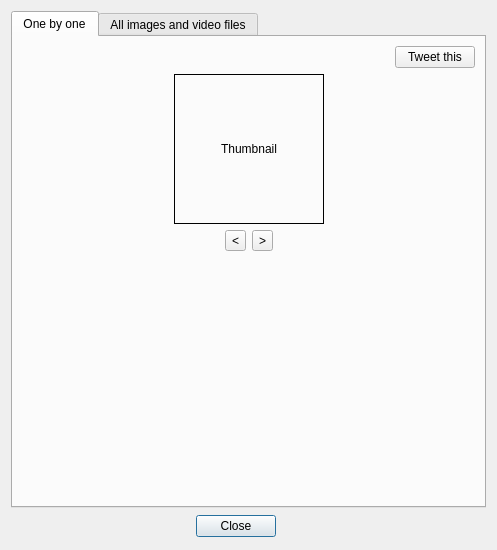
<?xml version="1.0" encoding="UTF-8"?>
<ui version="4.0">
 <class>ResultsWindow</class>
 <widget class="QDialog" name="ResultsWindow">
  <property name="geometry">
   <rect>
    <x>0</x>
    <y>0</y>
    <width>497</width>
    <height>482</height>
   </rect>
  </property>
  <property name="sizePolicy">
   <sizepolicy hsizetype="Preferred" vsizetype="Minimum">
    <horstretch>0</horstretch>
    <verstretch>0</verstretch>
   </sizepolicy>
  </property>
  <property name="windowTitle">
   <string>Uploaded files</string>
  </property>
  <layout class="QVBoxLayout" name="verticalLayout">
   <item>
    <widget class="QTabWidget" name="tabWidget">
     <property name="currentIndex">
      <number>0</number>
     </property>
     <widget class="QWidget" name="tab">
      <attribute name="title">
       <string>One by one</string>
      </attribute>
      <layout class="QVBoxLayout" name="verticalLayout_2">
       <item>
        <layout class="QHBoxLayout" name="horizontalLayout_6">
         <item>
          <spacer name="horizontalSpacer_5">
           <property name="orientation">
            <enum>Qt::Horizontal</enum>
           </property>
           <property name="sizeHint" stdset="0">
            <size>
             <width>40</width>
             <height>20</height>
            </size>
           </property>
          </spacer>
         </item>
         <item>
          <widget class="QPushButton" name="tweet">
           <property name="sizePolicy">
            <sizepolicy hsizetype="Maximum" vsizetype="Maximum">
             <horstretch>0</horstretch>
             <verstretch>0</verstretch>
            </sizepolicy>
           </property>
           <property name="toolTip">
            <string>Tweet this</string>
           </property>
           <property name="text">
            <string>Tweet this</string>
           </property>
           <property name="icon">
            <iconset resource="images_rc.qrc">
             <normaloff>:/images/images/twitter.png</normaloff>:/images/images/twitter.png</iconset>
           </property>
           <property name="autoDefault">
            <bool>false</bool>
           </property>
          </widget>
         </item>
        </layout>
       </item>
       <item>
        <layout class="QHBoxLayout" name="horizontalLayout_3">
         <item>
          <spacer name="horizontalSpacer_6">
           <property name="orientation">
            <enum>Qt::Horizontal</enum>
           </property>
           <property name="sizeHint" stdset="0">
            <size>
             <width>40</width>
             <height>20</height>
            </size>
           </property>
          </spacer>
         </item>
         <item>
          <widget class="ClickableLabel" name="thumbnail">
           <property name="enabled">
            <bool>true</bool>
           </property>
           <property name="sizePolicy">
            <sizepolicy hsizetype="Fixed" vsizetype="Fixed">
             <horstretch>0</horstretch>
             <verstretch>0</verstretch>
            </sizepolicy>
           </property>
           <property name="minimumSize">
            <size>
             <width>150</width>
             <height>150</height>
            </size>
           </property>
           <property name="maximumSize">
            <size>
             <width>150</width>
             <height>150</height>
            </size>
           </property>
           <property name="frameShape">
            <enum>QFrame::Box</enum>
           </property>
           <property name="text">
            <string>Thumbnail</string>
           </property>
           <property name="textFormat">
            <enum>Qt::PlainText</enum>
           </property>
           <property name="alignment">
            <set>Qt::AlignCenter</set>
           </property>
          </widget>
         </item>
         <item>
          <spacer name="horizontalSpacer_7">
           <property name="orientation">
            <enum>Qt::Horizontal</enum>
           </property>
           <property name="sizeHint" stdset="0">
            <size>
             <width>40</width>
             <height>20</height>
            </size>
           </property>
          </spacer>
         </item>
        </layout>
       </item>
       <item>
        <layout class="QHBoxLayout" name="horizontalLayout_2">
         <item>
          <spacer name="horizontalSpacer_4">
           <property name="orientation">
            <enum>Qt::Horizontal</enum>
           </property>
           <property name="sizeHint" stdset="0">
            <size>
             <width>40</width>
             <height>20</height>
            </size>
           </property>
          </spacer>
         </item>
         <item>
          <widget class="QToolButton" name="prev">
           <property name="text">
            <string notr="true">&lt;</string>
           </property>
          </widget>
         </item>
         <item>
          <widget class="QToolButton" name="next">
           <property name="text">
            <string notr="true">&gt;</string>
           </property>
          </widget>
         </item>
         <item>
          <spacer name="horizontalSpacer_3">
           <property name="orientation">
            <enum>Qt::Horizontal</enum>
           </property>
           <property name="sizeHint" stdset="0">
            <size>
             <width>40</width>
             <height>20</height>
            </size>
           </property>
          </spacer>
         </item>
        </layout>
       </item>
       <item>
        <layout class="QGridLayout" name="gridLayout">
         <item row="0" column="1">
          <widget class="CopyableLineEdit" name="directLink" native="true">
           <property name="sizePolicy">
            <sizepolicy hsizetype="Preferred" vsizetype="Maximum">
             <horstretch>0</horstretch>
             <verstretch>0</verstretch>
            </sizepolicy>
           </property>
           <property name="minimumSize">
            <size>
             <width>0</width>
             <height>55</height>
            </size>
           </property>
          </widget>
         </item>
         <item row="0" column="0">
          <widget class="CopyableLineEdit" name="shortLink" native="true">
           <property name="sizePolicy">
            <sizepolicy hsizetype="Preferred" vsizetype="Maximum">
             <horstretch>0</horstretch>
             <verstretch>0</verstretch>
            </sizepolicy>
           </property>
           <property name="minimumSize">
            <size>
             <width>0</width>
             <height>55</height>
            </size>
           </property>
          </widget>
         </item>
         <item row="1" column="0">
          <widget class="CopyableLineEdit" name="hotlink" native="true">
           <property name="sizePolicy">
            <sizepolicy hsizetype="Preferred" vsizetype="Maximum">
             <horstretch>0</horstretch>
             <verstretch>0</verstretch>
            </sizepolicy>
           </property>
           <property name="minimumSize">
            <size>
             <width>0</width>
             <height>55</height>
            </size>
           </property>
          </widget>
         </item>
         <item row="1" column="1">
          <widget class="CopyableLineEdit" name="thumbnailLink" native="true">
           <property name="sizePolicy">
            <sizepolicy hsizetype="Preferred" vsizetype="Maximum">
             <horstretch>0</horstretch>
             <verstretch>0</verstretch>
            </sizepolicy>
           </property>
           <property name="minimumSize">
            <size>
             <width>0</width>
             <height>55</height>
            </size>
           </property>
          </widget>
         </item>
         <item row="2" column="0">
          <widget class="CopyableLineEdit" name="forumHotlink" native="true">
           <property name="sizePolicy">
            <sizepolicy hsizetype="Preferred" vsizetype="Maximum">
             <horstretch>0</horstretch>
             <verstretch>0</verstretch>
            </sizepolicy>
           </property>
           <property name="minimumSize">
            <size>
             <width>0</width>
             <height>55</height>
            </size>
           </property>
          </widget>
         </item>
         <item row="2" column="1">
          <widget class="CopyableLineEdit" name="forumThumbnail" native="true">
           <property name="sizePolicy">
            <sizepolicy hsizetype="Preferred" vsizetype="Maximum">
             <horstretch>0</horstretch>
             <verstretch>0</verstretch>
            </sizepolicy>
           </property>
           <property name="minimumSize">
            <size>
             <width>0</width>
             <height>55</height>
            </size>
           </property>
          </widget>
         </item>
         <item row="3" column="0">
          <widget class="CopyableLineEdit" name="forumHotlink2" native="true">
           <property name="sizePolicy">
            <sizepolicy hsizetype="Preferred" vsizetype="Maximum">
             <horstretch>0</horstretch>
             <verstretch>0</verstretch>
            </sizepolicy>
           </property>
           <property name="minimumSize">
            <size>
             <width>0</width>
             <height>55</height>
            </size>
           </property>
          </widget>
         </item>
         <item row="3" column="1">
          <widget class="CopyableLineEdit" name="forumThumbnail2" native="true">
           <property name="sizePolicy">
            <sizepolicy hsizetype="Preferred" vsizetype="Maximum">
             <horstretch>0</horstretch>
             <verstretch>0</verstretch>
            </sizepolicy>
           </property>
           <property name="minimumSize">
            <size>
             <width>0</width>
             <height>55</height>
            </size>
           </property>
          </widget>
         </item>
        </layout>
       </item>
      </layout>
     </widget>
     <widget class="QWidget" name="tab_2">
      <attribute name="title">
       <string>All images and video files</string>
      </attribute>
      <layout class="QGridLayout" name="gridLayout_2">
       <item row="5" column="1">
        <widget class="CopyableTextEdit" name="all6" native="true">
         <zorder>all8</zorder>
        </widget>
       </item>
       <item row="3" column="1">
        <widget class="CopyableTextEdit" name="all4" native="true"/>
       </item>
       <item row="1" column="1">
        <widget class="CopyableTextEdit" name="all2" native="true">
         <zorder>horizontalLayoutWidget</zorder>
        </widget>
       </item>
       <item row="7" column="1">
        <widget class="CopyableTextEdit" name="all8" native="true"/>
       </item>
       <item row="5" column="0">
        <widget class="CopyableTextEdit" name="all5" native="true"/>
       </item>
       <item row="7" column="0">
        <widget class="CopyableTextEdit" name="all7" native="true"/>
       </item>
       <item row="3" column="0">
        <widget class="CopyableTextEdit" name="all3" native="true"/>
       </item>
       <item row="1" column="0">
        <widget class="CopyableTextEdit" name="all1" native="true">
         <zorder>all3</zorder>
         <zorder>all3</zorder>
        </widget>
       </item>
       <item row="0" column="1">
        <layout class="QHBoxLayout" name="horizontalLayout_4">
         <item>
          <spacer name="horizontalSpacer_9">
           <property name="orientation">
            <enum>Qt::Horizontal</enum>
           </property>
           <property name="sizeType">
            <enum>QSizePolicy::Expanding</enum>
           </property>
           <property name="sizeHint" stdset="0">
            <size>
             <width>40</width>
             <height>20</height>
            </size>
           </property>
          </spacer>
         </item>
         <item>
          <widget class="QPushButton" name="gallery">
           <property name="sizePolicy">
            <sizepolicy hsizetype="Maximum" vsizetype="Fixed">
             <horstretch>0</horstretch>
             <verstretch>0</verstretch>
            </sizepolicy>
           </property>
           <property name="toolTip">
            <string>Create gallery and post to twitter</string>
           </property>
           <property name="text">
            <string>Tweet this</string>
           </property>
           <property name="icon">
            <iconset resource="images_rc.qrc">
             <normaloff>:/images/images/twitter.png</normaloff>:/images/images/twitter.png</iconset>
           </property>
          </widget>
         </item>
        </layout>
       </item>
       <item row="0" column="0">
        <spacer name="horizontalSpacer_10">
         <property name="orientation">
          <enum>Qt::Horizontal</enum>
         </property>
         <property name="sizeType">
          <enum>QSizePolicy::Expanding</enum>
         </property>
         <property name="sizeHint" stdset="0">
          <size>
           <width>40</width>
           <height>20</height>
          </size>
         </property>
        </spacer>
       </item>
      </layout>
     </widget>
    </widget>
   </item>
   <item>
    <layout class="QHBoxLayout" name="horizontalLayout">
     <item>
      <spacer name="horizontalSpacer">
       <property name="orientation">
        <enum>Qt::Horizontal</enum>
       </property>
       <property name="sizeHint" stdset="0">
        <size>
         <width>40</width>
         <height>20</height>
        </size>
       </property>
      </spacer>
     </item>
     <item>
      <widget class="QPushButton" name="close">
       <property name="sizePolicy">
        <sizepolicy hsizetype="Maximum" vsizetype="Fixed">
         <horstretch>0</horstretch>
         <verstretch>0</verstretch>
        </sizepolicy>
       </property>
       <property name="layoutDirection">
        <enum>Qt::LeftToRight</enum>
       </property>
       <property name="text">
        <string>Close</string>
       </property>
       <property name="default">
        <bool>true</bool>
       </property>
      </widget>
     </item>
     <item>
      <spacer name="horizontalSpacer_2">
       <property name="orientation">
        <enum>Qt::Horizontal</enum>
       </property>
       <property name="sizeHint" stdset="0">
        <size>
         <width>40</width>
         <height>20</height>
        </size>
       </property>
      </spacer>
     </item>
     <item>
      <spacer name="horizontalSpacer_8">
       <property name="orientation">
        <enum>Qt::Horizontal</enum>
       </property>
       <property name="sizeType">
        <enum>QSizePolicy::Fixed</enum>
       </property>
       <property name="sizeHint" stdset="0">
        <size>
         <width>25</width>
         <height>25</height>
        </size>
       </property>
      </spacer>
     </item>
    </layout>
   </item>
  </layout>
 </widget>
 <customwidgets>
  <customwidget>
   <class>ClickableLabel</class>
   <extends>QLabel</extends>
   <header>clickablelabel.h</header>
   <slots>
    <signal>clicked()</signal>
   </slots>
  </customwidget>
  <customwidget>
   <class>CopyableLineEdit</class>
   <extends>QWidget</extends>
   <header>copyablelineedit.h</header>
   <container>1</container>
  </customwidget>
  <customwidget>
   <class>CopyableTextEdit</class>
   <extends>QWidget</extends>
   <header>copyabletextedit.h</header>
   <container>1</container>
  </customwidget>
 </customwidgets>
 <resources>
  <include location="images_rc.qrc"/>
 </resources>
 <connections>
  <connection>
   <sender>prev</sender>
   <signal>clicked()</signal>
   <receiver>ResultsWindow</receiver>
   <slot>prev()</slot>
   <hints>
    <hint type="sourcelabel">
     <x>190</x>
     <y>211</y>
    </hint>
    <hint type="destinationlabel">
     <x>-1</x>
     <y>238</y>
    </hint>
   </hints>
  </connection>
  <connection>
   <sender>next</sender>
   <signal>clicked()</signal>
   <receiver>ResultsWindow</receiver>
   <slot>next()</slot>
   <hints>
    <hint type="sourcelabel">
     <x>232</x>
     <y>212</y>
    </hint>
    <hint type="destinationlabel">
     <x>420</x>
     <y>268</y>
    </hint>
   </hints>
  </connection>
  <connection>
   <sender>close</sender>
   <signal>clicked()</signal>
   <receiver>ResultsWindow</receiver>
   <slot>done()</slot>
   <hints>
    <hint type="sourcelabel">
     <x>210</x>
     <y>701</y>
    </hint>
    <hint type="destinationlabel">
     <x>81</x>
     <y>692</y>
    </hint>
   </hints>
  </connection>
  <connection>
   <sender>tweet</sender>
   <signal>clicked()</signal>
   <receiver>ResultsWindow</receiver>
   <slot>tweet()</slot>
   <hints>
    <hint type="sourcelabel">
     <x>370</x>
     <y>51</y>
    </hint>
    <hint type="destinationlabel">
     <x>199</x>
     <y>307</y>
    </hint>
   </hints>
  </connection>
  <connection>
   <sender>gallery</sender>
   <signal>clicked()</signal>
   <receiver>ResultsWindow</receiver>
   <slot>galleryCreate()</slot>
   <hints>
    <hint type="sourcelabel">
     <x>17</x>
     <y>464</y>
    </hint>
    <hint type="destinationlabel">
     <x>248</x>
     <y>240</y>
    </hint>
   </hints>
  </connection>
 </connections>
 <slots>
  <slot>prev()</slot>
  <slot>next()</slot>
  <slot>done()</slot>
  <slot>tweet()</slot>
  <slot>galleryCreate()</slot>
 </slots>
</ui>
